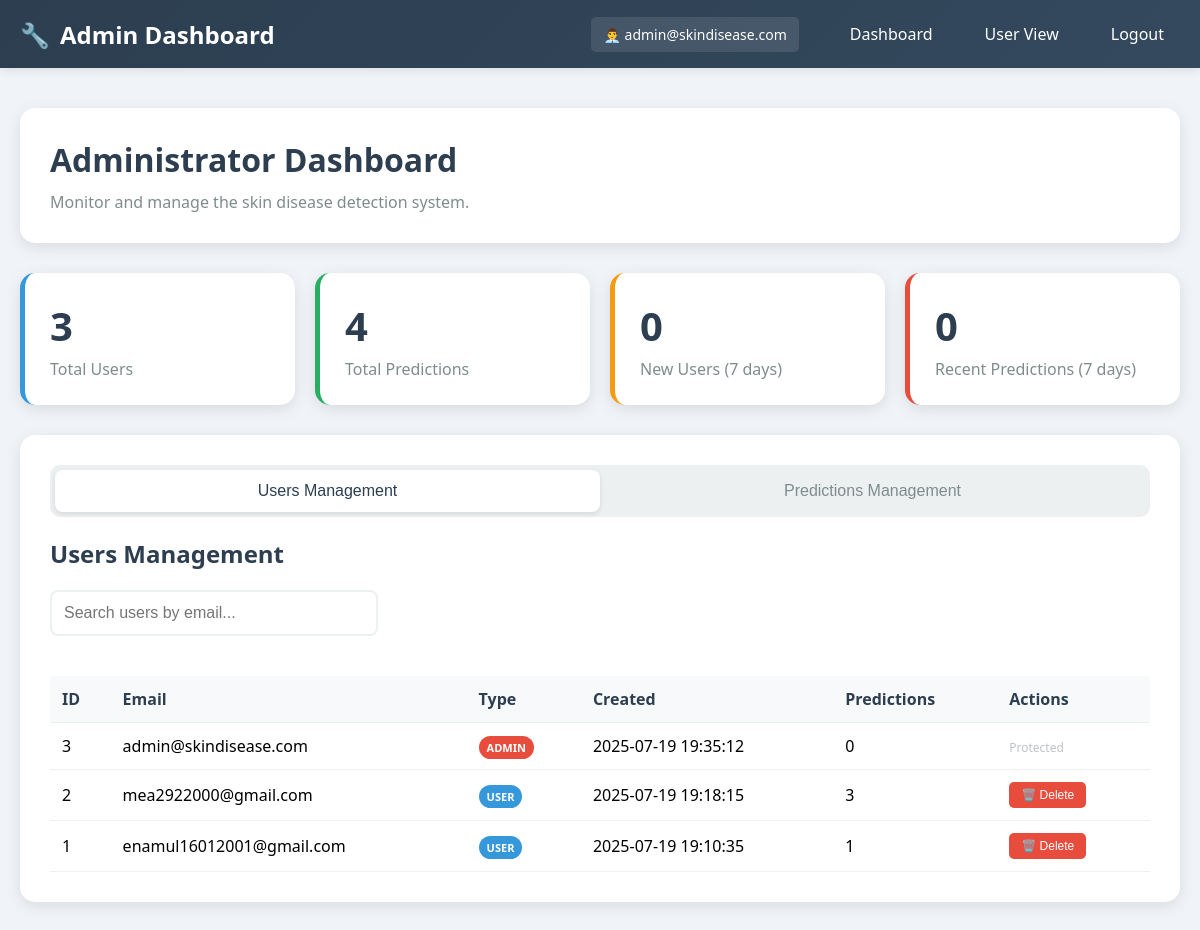
Page /admin (signed in) on the earlier database version.
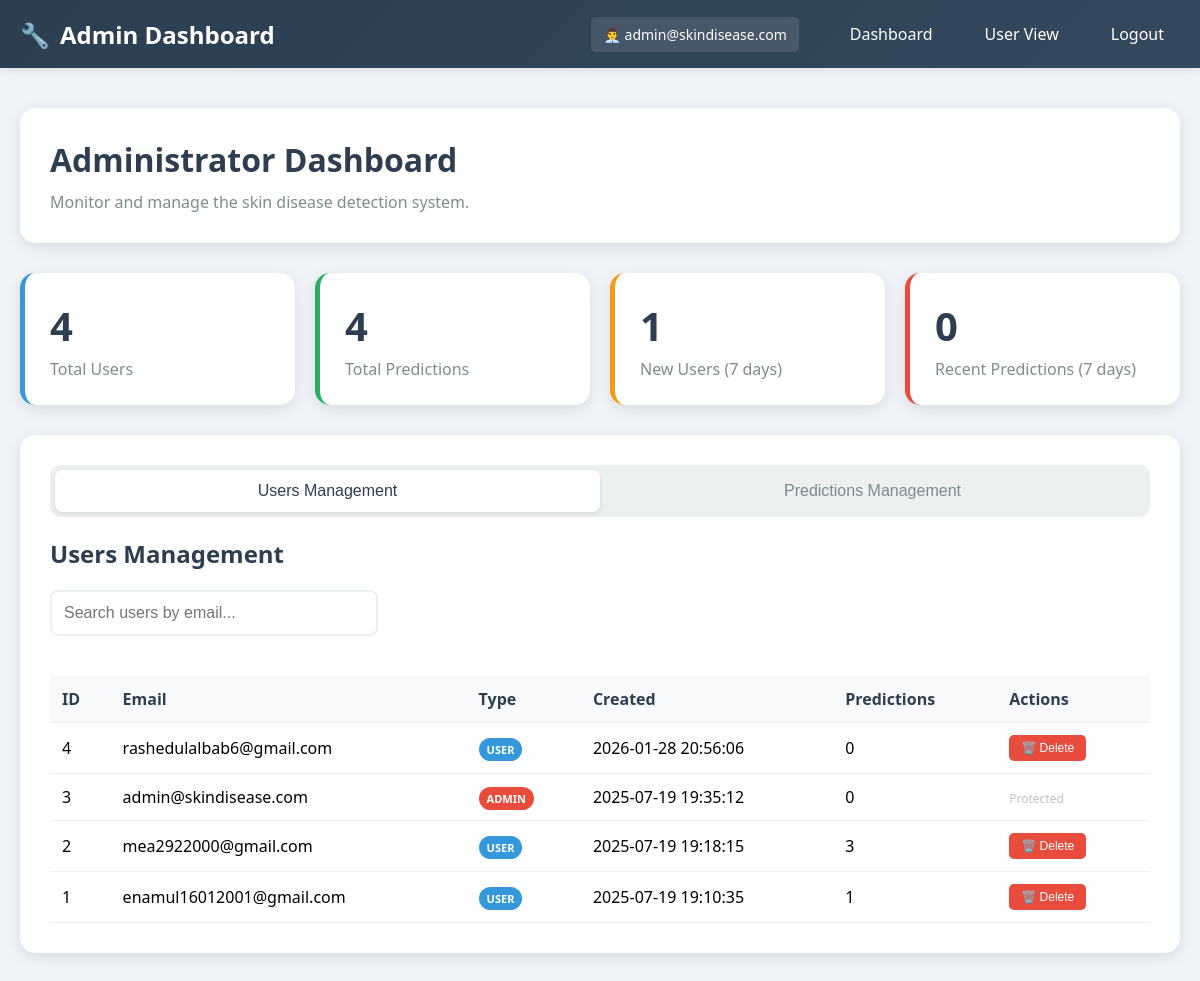
Same page on the later database version.
### tables this page shows
CREATE TABLE users (
                id INTEGER PRIMARY KEY AUTOINCREMENT,
                email TEXT UNIQUE NOT NULL,
                password_hash TEXT NOT NULL,
                created_at TIMESTAMP DEFAULT CURRENT_TIMESTAMP
            , is_admin BOOLEAN DEFAULT FALSE);

### main.py (the view)
@app.get("/admin", response_class=HTMLResponse)
async def admin_dashboard(request: Request):
    admin_user = get_admin_user(request)
    users = db.get_all_users()
    predictions = db.get_all_predictions()
    stats = {
        'total_users': len(users),
        'total_predictions': len(predictions),
        'recent_users': len([u for u in users if (datetime.now() - datetime.fromisoformat(u['created_at'].replace('Z', '+00:00').replace('+00:00', ''))).days <= 7]),
        'recent_predictions': len([p for p in predictions if (datetime.now() - datetime.fromisoformat(p['created_at'].replace('Z', '+00:00').replace('+00:00', ''))).days <= 7])
    }
    return templates.TemplateResponse("admin.html", {
        "request": request,
        "admin": admin_user,
        "users": users,
        "predictions": predictions,
        "stats": stats
    })

### templates/admin.html (shortened to what this page needs)
<!DOCTYPE html>
<html lang="en">
<head>
</head>
<body>
    <nav class="navbar">
        <div class="nav-container">
            <div class="nav-brand">
                <span class="logo">🔧</span>
                Admin Dashboard
            </div>
            <div class="nav-links">
                <span class="admin-info">👨‍💼 {{ admin.email }}</span>
                <a href="/admin">Dashboard</a>
                <a href="/dashboard">User View</a>
                <a href="/logout">Logout</a>
            </div>
        </div>
    </nav>
    <div class="main-container">
        <div class="page-header">
            <h1>Administrator Dashboard</h1>
            <p>Monitor and manage the skin disease detection system.</p>
        </div>
        <div class="stats-grid">
            <div class="stat-card users">
                <div class="stat-number">{{ stats.total_users }}</div>
                <div class="stat-label">Total Users</div>
            </div>
            <div class="stat-card predictions">
                <div class="stat-number">{{ stats.total_predictions }}</div>
                <div class="stat-label">Total Predictions</div>
            </div>
            <div class="stat-card recent-users">
                <div class="stat-number">{{ stats.recent_users }}</div>
                <div class="stat-label">New Users (7 days)</div>
            </div>
            <div class="stat-card recent-predictions">
                <div class="stat-number">{{ stats.recent_predictions }}</div>
                <div class="stat-label">Recent Predictions (7 days)</div>
            </div>
        </div>
        <div class="admin-section">
            <div class="tabs">
                <button class="tab active" onclick="switchTab('users')">Users Management</button>
                <button class="tab" onclick="switchTab('predictions')">Predictions Management</button>
            </div>
            <div id="users" class="tab-content active">
                <h2>Users Management</h2>
                <input type="text" class="search-box" placeholder="Search users by email..." onkeyup="filterUsers(this.value)">
                <table class="data-table" id="users-table">
                    <thead>
                        <tr>
                            <th>ID</th>
                            <th>Email</th>
                            <th>Type</th>
                            <th>Created</th>
                            <th>Predictions</th>
                            <th>Actions</th>
                        </tr>
                    </thead>
                    <tbody>
                        {% for user in users %}
                        <tr data-email="{{ user.email }}">
                            <td>{{ user.id }}</td>
                            <td>{{ user.email }}</td>
                            <td>
                                {% if user.is_admin %}
                                <span class="user-badge badge-admin">ADMIN</span>
                                {% else %}
                                <span class="user-badge badge-user">USER</span>
                                {% endif %}
                            </td>
                            <td>{{ user.created_at }}</td>
                            <td>{{ user.prediction_count }}</td>
                            <td>
                                {% if not user.is_admin %}
                                <button class="action-btn btn-danger" onclick="deleteUser({{ user.id }}, '{{ user.email }}')">
                                    🗑️ Delete
                                </button>
                                {% else %}
                                <span style="color: #bdc3c7; font-size: 12px;">Protected</span>
                                {% endif %}
                            </td>
                        </tr>
                        {% endfor %}
                    </tbody>
                </table>
            </div>
        </div>
    </div>
</body>
</html>

### templates/admin.html (style rules this page uses)
body { font-family: "Segoe UI", Tahoma, Geneva, Verdana, sans-serif; background-color: #f0f4f8; margin: 0; padding: 0; min-height: 100vh; }
.navbar { background: linear-gradient(135deg, #2c3e50 0%, #34495e 100%); color: white; padding: 15px 0; box-shadow: 0 2px 10px rgba(0,0,0,0.1); }
.nav-container { max-width: 1400px; margin: 0 auto; display: flex; justify-content: space-between; align-items: center; padding: 0 20px; }
.nav-brand { font-size: 24px; font-weight: bold; display: flex; align-items: center; }
.nav-brand .logo { margin-right: 10px; }
.nav-links { display: flex; gap: 20px; align-items: center; }
.nav-links a { color: white; text-decoration: none; padding: 8px 16px; border-radius: 5px; transition: background-color 0.3s; }
.admin-info { font-size: 14px; margin-right: 15px; background: rgba(255,255,255,0.1); padding: 8px 12px; border-radius: 5px; }
.main-container { max-width: 1400px; margin: 40px auto; padding: 0 20px; }
.page-header { background: white; border-radius: 15px; padding: 30px; margin-bottom: 30px; box-shadow: 0 4px 15px rgba(0,0,0,0.1); }
.page-header h1 { color: #2c3e50; margin: 0 0 10px 0; }
.page-header p { color: #7f8c8d; margin: 0; }
.stats-grid { display: grid; grid-template-columns: repeat(auto-fit, minmax(250px, 1fr)); gap: 20px; margin-bottom: 30px; }
.stat-card { background: white; border-radius: 15px; padding: 25px; box-shadow: 0 4px 15px rgba(0,0,0,0.1); border-left: 5px solid; }
.stat-card.users { border-left-color: #3498db; }
.stat-card.predictions { border-left-color: #27ae60; }
.stat-card.recent-users { border-left-color: #f39c12; }
.stat-card.recent-predictions { border-left-color: #e74c3c; }
.stat-number { font-size: 2.5em; font-weight: bold; color: #2c3e50; margin-bottom: 5px; }
.stat-label { color: #7f8c8d; font-size: 16px; }
.admin-section { background: white; border-radius: 15px; padding: 30px; margin-bottom: 30px; box-shadow: 0 4px 15px rgba(0,0,0,0.1); }
.admin-section h2 { color: #2c3e50; margin-bottom: 20px; font-size: 1.5em; }
.data-table { width: 100%; border-collapse: collapse; margin-top: 20px; }
.data-table th, .data-table td { padding: 12px; text-align: left; border-bottom: 1px solid #ecf0f1; }
.data-table th { background-color: #f8f9fa; font-weight: 600; color: #2c3e50; }
.action-btn { padding: 6px 12px; border: none; border-radius: 5px; cursor: pointer; font-size: 12px; margin-right: 5px; }
.btn-danger { background: #e74c3c; color: white; }
.tabs { display: flex; background: #ecf0f1; border-radius: 10px; padding: 5px; margin-bottom: 20px; }
.tab { flex: 1; padding: 12px 20px; background: transparent; border: none; border-radius: 8px; cursor: pointer; font-size: 16px; color: #7f8c8d; transition: all 0.3s; }
.tab.active { background: white; color: #2c3e50; box-shadow: 0 2px 5px rgba(0,0,0,0.1); }
.tab-content { display: none; }
.tab-content.active { display: block; }
.user-badge { padding: 4px 8px; border-radius: 12px; font-size: 11px; font-weight: bold; }
.badge-admin { background: #e74c3c; color: white; }
.badge-user { background: #3498db; color: white; }
.search-box { padding: 12px; border: 2px solid #ecf0f1; border-radius: 8px; width: 300px; margin-bottom: 20px; font-size: 16px; }

Differences in the rows shown:
added users: id "4", email "rashedulalbab6@gmail.com", shows "USER", created_at "2026-01-28 20:56:06", prediction_count "0"
Other differences:
{{ stats.total_users }}: "3" → "4"
{{ stats.recent_users }}: "0" → "1"
